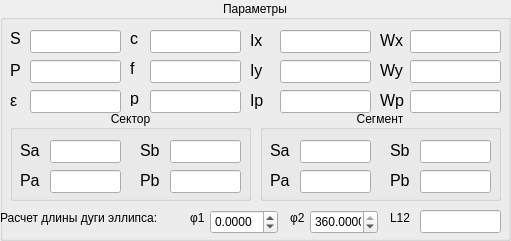
     <widget class="QGroupBox" name="groupBoxRectangle2_5">
      <property name="geometry">
       <rect>
        <x>0</x>
        <y>170</y>
        <width>511</width>
        <height>241</height>
       </rect>
      </property>
      <property name="title">
       <string>Параметры</string>
      </property>
      <property name="alignment">
       <set>Qt::AlignCenter</set>
      </property>
      <widget class="QLineEdit" name="lineEditEllipseS">
       <property name="geometry">
        <rect>
         <x>30</x>
         <y>30</y>
         <width>91</width>
         <height>23</height>
        </rect>
       </property>
       <property name="readOnly">
        <bool>true</bool>
       </property>
      </widget>
      <widget class="QLineEdit" name="lineEditEllipseP">
       <property name="geometry">
        <rect>
         <x>30</x>
         <y>60</y>
         <width>91</width>
         <height>23</height>
        </rect>
       </property>
       <property name="readOnly">
        <bool>true</bool>
       </property>
      </widget>
      <widget class="QLabel" name="label_76">
       <property name="geometry">
        <rect>
         <x>10</x>
         <y>30</y>
         <width>16</width>
         <height>16</height>
        </rect>
       </property>
       <property name="font">
        <font>
         <pointsize>12</pointsize>
        </font>
       </property>
       <property name="text">
        <string>S</string>
       </property>
      </widget>
      <widget class="QLabel" name="label_77">
       <property name="geometry">
        <rect>
         <x>10</x>
         <y>60</y>
         <width>16</width>
         <height>21</height>
        </rect>
       </property>
       <property name="font">
        <font>
         <pointsize>12</pointsize>
        </font>
       </property>
       <property name="text">
        <string>P</string>
       </property>
      </widget>
      <widget class="QLabel" name="label_98">
       <property name="geometry">
        <rect>
         <x>10</x>
         <y>90</y>
         <width>16</width>
         <height>21</height>
        </rect>
       </property>
       <property name="font">
        <font>
         <pointsize>12</pointsize>
        </font>
       </property>
       <property name="text">
        <string>ε</string>
       </property>
      </widget>
      <widget class="QLineEdit" name="lineEditEllipseC">
       <property name="geometry">
        <rect>
         <x>150</x>
         <y>30</y>
         <width>91</width>
         <height>23</height>
        </rect>
       </property>
       <property name="readOnly">
        <bool>true</bool>
       </property>
      </widget>
      <widget class="QLineEdit" name="lineEditEllipseEpsilon">
       <property name="geometry">
        <rect>
         <x>30</x>
         <y>90</y>
         <width>91</width>
         <height>23</height>
        </rect>
       </property>
       <property name="readOnly">
        <bool>true</bool>
       </property>
      </widget>
      <widget class="QLabel" name="label_97">
       <property name="geometry">
        <rect>
         <x>130</x>
         <y>30</y>
         <width>21</width>
         <height>16</height>
        </rect>
       </property>
       <property name="font">
        <font>
         <pointsize>12</pointsize>
        </font>
       </property>
       <property name="text">
        <string>c</string>
       </property>
      </widget>
      <widget class="QLabel" name="label_78">
       <property name="geometry">
        <rect>
         <x>250</x>
         <y>30</y>
         <width>16</width>
         <height>21</height>
        </rect>
       </property>
       <property name="font">
        <font>
         <pointsize>12</pointsize>
        </font>
       </property>
       <property name="text">
        <string>Ix</string>
       </property>
      </widget>
      <widget class="QLineEdit" name="lineEditEllipseIx">
       <property name="geometry">
        <rect>
         <x>280</x>
         <y>30</y>
         <width>91</width>
         <height>23</height>
        </rect>
       </property>
       <property name="readOnly">
        <bool>true</bool>
       </property>
      </widget>
      <widget class="QLineEdit" name="lineEditEllipseWy">
       <property name="geometry">
        <rect>
         <x>410</x>
         <y>60</y>
         <width>91</width>
         <height>23</height>
        </rect>
       </property>
       <property name="readOnly">
        <bool>true</bool>
       </property>
      </widget>
      <widget class="QLabel" name="label_79">
       <property name="geometry">
        <rect>
         <x>250</x>
         <y>60</y>
         <width>16</width>
         <height>21</height>
        </rect>
       </property>
       <property name="font">
        <font>
         <pointsize>12</pointsize>
        </font>
       </property>
       <property name="text">
        <string>Iy</string>
       </property>
      </widget>
      <widget class="QLineEdit" name="lineEditEllipseWx">
       <property name="geometry">
        <rect>
         <x>410</x>
         <y>30</y>
         <width>91</width>
         <height>23</height>
        </rect>
       </property>
       <property name="readOnly">
        <bool>true</bool>
       </property>
      </widget>
      <widget class="QLineEdit" name="lineEditEllipseIy">
       <property name="geometry">
        <rect>
         <x>280</x>
         <y>60</y>
         <width>91</width>
         <height>23</height>
        </rect>
       </property>
       <property name="readOnly">
        <bool>true</bool>
       </property>
      </widget>
      <widget class="QLabel" name="label_129">
       <property name="geometry">
        <rect>
         <x>380</x>
         <y>60</y>
         <width>31</width>
         <height>21</height>
        </rect>
       </property>
       <property name="font">
        <font>
         <pointsize>12</pointsize>
        </font>
       </property>
       <property name="text">
        <string>Wy</string>
       </property>
      </widget>
      <widget class="QLabel" name="label_136">
       <property name="geometry">
        <rect>
         <x>380</x>
         <y>30</y>
         <width>31</width>
         <height>21</height>
        </rect>
       </property>
       <property name="font">
        <font>
         <pointsize>12</pointsize>
        </font>
       </property>
       <property name="text">
        <string>Wx</string>
       </property>
      </widget>
      <widget class="QLabel" name="label_90">
       <property name="geometry">
        <rect>
         <x>250</x>
         <y>90</y>
         <width>16</width>
         <height>21</height>
        </rect>
       </property>
       <property name="font">
        <font>
         <pointsize>12</pointsize>
        </font>
       </property>
       <property name="text">
        <string>Ip</string>
       </property>
      </widget>
      <widget class="QLineEdit" name="lineEditEllipseIp">
       <property name="geometry">
        <rect>
         <x>280</x>
         <y>90</y>
         <width>91</width>
         <height>23</height>
        </rect>
       </property>
       <property name="readOnly">
        <bool>true</bool>
       </property>
      </widget>
      <widget class="QLabel" name="label_145">
       <property name="geometry">
        <rect>
         <x>380</x>
         <y>90</y>
         <width>31</width>
         <height>21</height>
        </rect>
       </property>
       <property name="font">
        <font>
         <pointsize>12</pointsize>
        </font>
       </property>
       <property name="text">
        <string>Wp</string>
       </property>
      </widget>
      <widget class="QLineEdit" name="lineEditEllipseWp">
       <property name="geometry">
        <rect>
         <x>410</x>
         <y>90</y>
         <width>91</width>
         <height>23</height>
        </rect>
       </property>
       <property name="readOnly">
        <bool>true</bool>
       </property>
      </widget>
      <widget class="QGroupBox" name="groupBox_19">
       <property name="geometry">
        <rect>
         <x>10</x>
         <y>110</y>
         <width>241</width>
         <height>91</height>
        </rect>
       </property>
       <property name="title">
        <string>Сектор</string>
       </property>
       <property name="alignment">
        <set>Qt::AlignCenter</set>
       </property>
       <widget class="QLabel" name="label_99">
        <property name="geometry">
         <rect>
          <x>10</x>
          <y>30</y>
          <width>21</width>
          <height>21</height>
         </rect>
        </property>
        <property name="font">
         <font>
          <pointsize>12</pointsize>
         </font>
        </property>
        <property name="text">
         <string>Sa</string>
        </property>
       </widget>
       <widget class="QLineEdit" name="lineEditEllipseSectorB">
        <property name="geometry">
         <rect>
          <x>160</x>
          <y>30</y>
          <width>71</width>
          <height>23</height>
         </rect>
        </property>
        <property name="readOnly">
         <bool>true</bool>
        </property>
       </widget>
       <widget class="QLabel" name="label_126">
        <property name="geometry">
         <rect>
          <x>130</x>
          <y>30</y>
          <width>21</width>
          <height>21</height>
         </rect>
        </property>
        <property name="font">
         <font>
          <pointsize>12</pointsize>
         </font>
        </property>
        <property name="text">
         <string>Sb</string>
        </property>
       </widget>
       <widget class="QLineEdit" name="lineEditEllipseSectorA">
        <property name="geometry">
         <rect>
          <x>40</x>
          <y>30</y>
          <width>71</width>
          <height>23</height>
         </rect>
        </property>
        <property name="readOnly">
         <bool>true</bool>
        </property>
       </widget>
       <widget class="QLineEdit" name="lineEditEllipseSectorPerimeterA">
        <property name="geometry">
         <rect>
          <x>40</x>
          <y>60</y>
          <width>71</width>
          <height>23</height>
         </rect>
        </property>
        <property name="readOnly">
         <bool>true</bool>
        </property>
       </widget>
       <widget class="QLabel" name="label_214">
        <property name="geometry">
         <rect>
          <x>130</x>
          <y>60</y>
          <width>21</width>
          <height>21</height>
         </rect>
        </property>
        <property name="font">
         <font>
          <pointsize>12</pointsize>
         </font>
        </property>
        <property name="text">
         <string>Pb</string>
        </property>
       </widget>
       <widget class="QLabel" name="label_110">
        <property name="geometry">
         <rect>
          <x>10</x>
          <y>60</y>
          <width>21</width>
          <height>21</height>
         </rect>
        </property>
        <property name="font">
         <font>
          <pointsize>12</pointsize>
         </font>
        </property>
        <property name="text">
         <string>Pa</string>
        </property>
       </widget>
       <widget class="QLineEdit" name="lineEditEllipseSectorPerimeterB">
        <property name="geometry">
         <rect>
          <x>160</x>
          <y>60</y>
          <width>71</width>
          <height>23</height>
         </rect>
        </property>
        <property name="readOnly">
         <bool>true</bool>
        </property>
       </widget>
      </widget>
      <widget class="QGroupBox" name="groupBox_22">
       <property name="geometry">
        <rect>
         <x>260</x>
         <y>110</y>
         <width>241</width>
         <height>91</height>
        </rect>
       </property>
       <property name="title">
        <string>Сегмент</string>
       </property>
       <property name="alignment">
        <set>Qt::AlignCenter</set>
       </property>
       <widget class="QLabel" name="label_127">
        <property name="geometry">
         <rect>
          <x>10</x>
          <y>30</y>
          <width>21</width>
          <height>21</height>
         </rect>
        </property>
        <property name="font">
         <font>
          <pointsize>12</pointsize>
         </font>
        </property>
        <property name="text">
         <string>Sа</string>
        </property>
       </widget>
       <widget class="QLineEdit" name="lineEditEllipseSegmentB">
        <property name="geometry">
         <rect>
          <x>160</x>
          <y>30</y>
          <width>71</width>
          <height>23</height>
         </rect>
        </property>
        <property name="readOnly">
         <bool>true</bool>
        </property>
       </widget>
       <widget class="QLabel" name="label_128">
        <property name="geometry">
         <rect>
          <x>130</x>
          <y>30</y>
          <width>21</width>
          <height>21</height>
         </rect>
        </property>
        <property name="font">
         <font>
          <pointsize>12</pointsize>
         </font>
        </property>
        <property name="text">
         <string>Sb</string>
        </property>
       </widget>
       <widget class="QLineEdit" name="lineEditEllipseSegmentA">
        <property name="geometry">
         <rect>
          <x>40</x>
          <y>30</y>
          <width>71</width>
          <height>23</height>
         </rect>
        </property>
        <property name="readOnly">
         <bool>true</bool>
        </property>
       </widget>
       <widget class="QLineEdit" name="lineEditEllipseSegmentPerimeterB">
        <property name="geometry">
         <rect>
          <x>160</x>
          <y>60</y>
          <width>71</width>
          <height>23</height>
         </rect>
        </property>
        <property name="readOnly">
         <bool>true</bool>
        </property>
       </widget>
       <widget class="QLabel" name="label_215">
        <property name="geometry">
         <rect>
          <x>10</x>
          <y>60</y>
          <width>21</width>
          <height>21</height>
         </rect>
        </property>
        <property name="font">
         <font>
          <pointsize>12</pointsize>
         </font>
        </property>
        <property name="text">
         <string>Pа</string>
        </property>
       </widget>
       <widget class="QLabel" name="label_216">
        <property name="geometry">
         <rect>
          <x>130</x>
          <y>60</y>
          <width>21</width>
          <height>21</height>
         </rect>
        </property>
        <property name="font">
         <font>
          <pointsize>12</pointsize>
         </font>
        </property>
        <property name="text">
         <string>Pb</string>
        </property>
       </widget>
       <widget class="QLineEdit" name="lineEditEllipseSegmentPerimeterA">
        <property name="geometry">
         <rect>
          <x>40</x>
          <y>60</y>
          <width>71</width>
          <height>23</height>
         </rect>
        </property>
        <property name="readOnly">
         <bool>true</bool>
        </property>
       </widget>
      </widget>
      <widget class="QLineEdit" name="lineEditEllipse_p">
       <property name="geometry">
        <rect>
         <x>150</x>
         <y>90</y>
         <width>91</width>
         <height>23</height>
        </rect>
       </property>
       <property name="readOnly">
        <bool>true</bool>
       </property>
      </widget>
      <widget class="QLabel" name="label_132">
       <property name="geometry">
        <rect>
         <x>130</x>
         <y>90</y>
         <width>21</width>
         <height>16</height>
        </rect>
       </property>
       <property name="font">
        <font>
         <pointsize>12</pointsize>
        </font>
       </property>
       <property name="text">
        <string>p</string>
       </property>
      </widget>
      <widget class="QLabel" name="label_131">
       <property name="geometry">
        <rect>
         <x>130</x>
         <y>60</y>
         <width>21</width>
         <height>16</height>
        </rect>
       </property>
       <property name="font">
        <font>
         <pointsize>12</pointsize>
        </font>
       </property>
       <property name="text">
        <string>f</string>
       </property>
      </widget>
      <widget class="QLineEdit" name="lineEditEllipseF">
       <property name="geometry">
        <rect>
         <x>150</x>
         <y>60</y>
         <width>91</width>
         <height>23</height>
        </rect>
       </property>
       <property name="readOnly">
        <bool>true</bool>
       </property>
      </widget>
      <widget class="QLineEdit" name="lineEditEllipseArcLength">
       <property name="geometry">
        <rect>
         <x>420</x>
         <y>210</y>
         <width>81</width>
         <height>23</height>
        </rect>
       </property>
      </widget>
      <widget class="QDoubleSpinBox" name="doubleSpinBoxEllipseFi1">
       <property name="geometry">
        <rect>
         <x>210</x>
         <y>210</y>
         <width>68</width>
         <height>24</height>
        </rect>
       </property>
       <property name="decimals">
        <number>4</number>
       </property>
       <property name="minimum">
        <double>-360.000000000000000</double>
       </property>
       <property name="maximum">
        <double>360.000000000000000</double>
       </property>
      </widget>
      <widget class="QDoubleSpinBox" name="doubleSpinBoxEllipseFi2">
       <property name="geometry">
        <rect>
         <x>310</x>
         <y>210</y>
         <width>68</width>
         <height>24</height>
        </rect>
       </property>
       <property name="decimals">
        <number>4</number>
       </property>
       <property name="minimum">
        <double>-360.000000000000000</double>
       </property>
       <property name="maximum">
        <double>360.000000000000000</double>
       </property>
       <property name="value">
        <double>360.000000000000000</double>
       </property>
      </widget>
      <widget class="QLabel" name="label_24">
       <property name="geometry">
        <rect>
         <x>0</x>
         <y>210</y>
         <width>191</width>
         <height>16</height>
        </rect>
       </property>
       <property name="text">
        <string>Расчет длины дуги эллипса:</string>
       </property>
      </widget>
      <widget class="QLabel" name="label_219">
       <property name="geometry">
        <rect>
         <x>290</x>
         <y>210</y>
         <width>16</width>
         <height>16</height>
        </rect>
       </property>
       <property name="text">
        <string>φ2</string>
       </property>
      </widget>
      <widget class="QLabel" name="label_218">
       <property name="geometry">
        <rect>
         <x>190</x>
         <y>210</y>
         <width>16</width>
         <height>16</height>
        </rect>
       </property>
       <property name="text">
        <string>φ1</string>
       </property>
      </widget>
      <widget class="QLabel" name="label_220">
       <property name="geometry">
        <rect>
         <x>390</x>
         <y>210</y>
         <width>21</width>
         <height>16</height>
        </rect>
       </property>
       <property name="text">
        <string>L12</string>
       </property>
      </widget>
     </widget>
